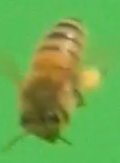
#> input picture Objects/PollenBee33_10frame.png, 120 x 163 px
$ python -i create_yolo.py   (imports and definitions only)
#> lines starting #> are read from the running program, lines starting #| are printed output that depends on the picture; after the words box and inside, x2 and y2 are one past the last pixel; in counts of white or black regions, pixels touching at a corner belong together
#> further down, picture is the input picture: PIL image 120x163 RGB; mean R, G, B 109.5, 168.8, 77.9
import os
import json
import argparse
import numpy as np
import random
import math
from PIL import Image, ImageEnhance

# Entrypoint Args
parser = argparse.ArgumentParser(description='Create synthetic training data for object detection algorithms.')
# [15 lines not run here, left out]


# Prepare data creation pipeline
# [1 line that did not run here, left out]
# [1 line that did not run here, left out]
# [1 line that did not run here, left out]
# [1 line that did not run here, left out]
sizes = [0.4, 0.6, 0.8, 1] #, 1.2] # different obj sizes to use TODO make configurable
sizes = [0.5, 1.0] #, 1.2] # different obj sizes to use TODO make configurable
count_per_size = 1 # 4 # number of locations for each obj size TODO make configurable
annotations = [] # store annots here
# [1 line that did not run here, left out]
n = 1


# Helper functions
# [53 lines left out: functions get_obj_positions, get_box, intersects, get_group_obj_positions, not called in this run]

def mutate_image(img):
    # resize image for random value
    resize_rate = random.choice(sizes)
    img = img.resize([int(img.width*resize_rate), int(img.height*resize_rate)], Image.BILINEAR)

    # rotate image for random andle and generate exclusion mask
    rotate_angle = random.randint(0,360)
    mask = Image.new('L', img.size, 255)
#> mask: PIL image 120x163 L; every value is 255
    img = img.rotate(rotate_angle, expand=True)
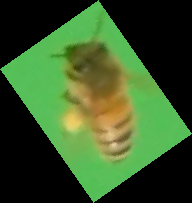
#> img: PIL image 192x203 RGB; mean R, G, B 55, 84.8, 39.1
    mask = mask.rotate(rotate_angle, expand=True)
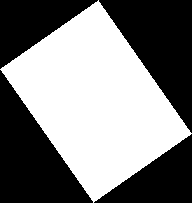
#> mask: PIL image 192x203 L; 50.2% white; 4 black regions, box (x1, y1, x2, y2) and area: (99, 0, 192, 133) 6284, (0, 70, 93, 203) 6284, (0, 0, 98, 69) 3420, (94, 134, 192, 203) 3420


    # perform some enhancements on image
    enhancers = [ImageEnhance.Brightness, ImageEnhance.Color, ImageEnhance.Contrast, ImageEnhance.Sharpness]
    enhancers_count = random.randint(0,3)
    for i in range(0,enhancers_count):
        enhancer = random.choice(enhancers)
        enhancers.remove(enhancer)
        img = enhancer(img).enhance(random.uniform(0.5,1.5))
#> after the loop, enhancers = 4 items

    return img, mask


# [119 lines not run here, left out]

>>> from PIL import Image
>>> picture = Image.open('Objects/PollenBee33_10frame.png')
>>> result = mutate_image(picture)
